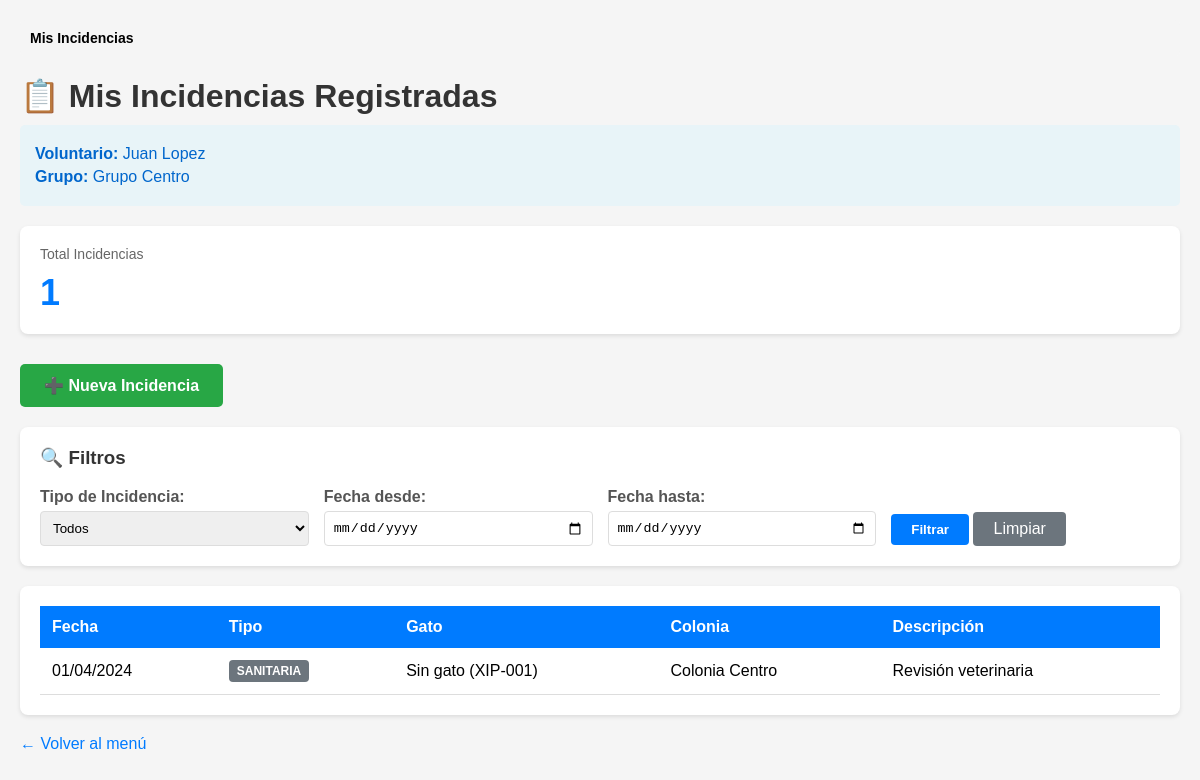
/BD249772780/listar_incidencias.php (signed in), run on an earlier commit of the app's database.
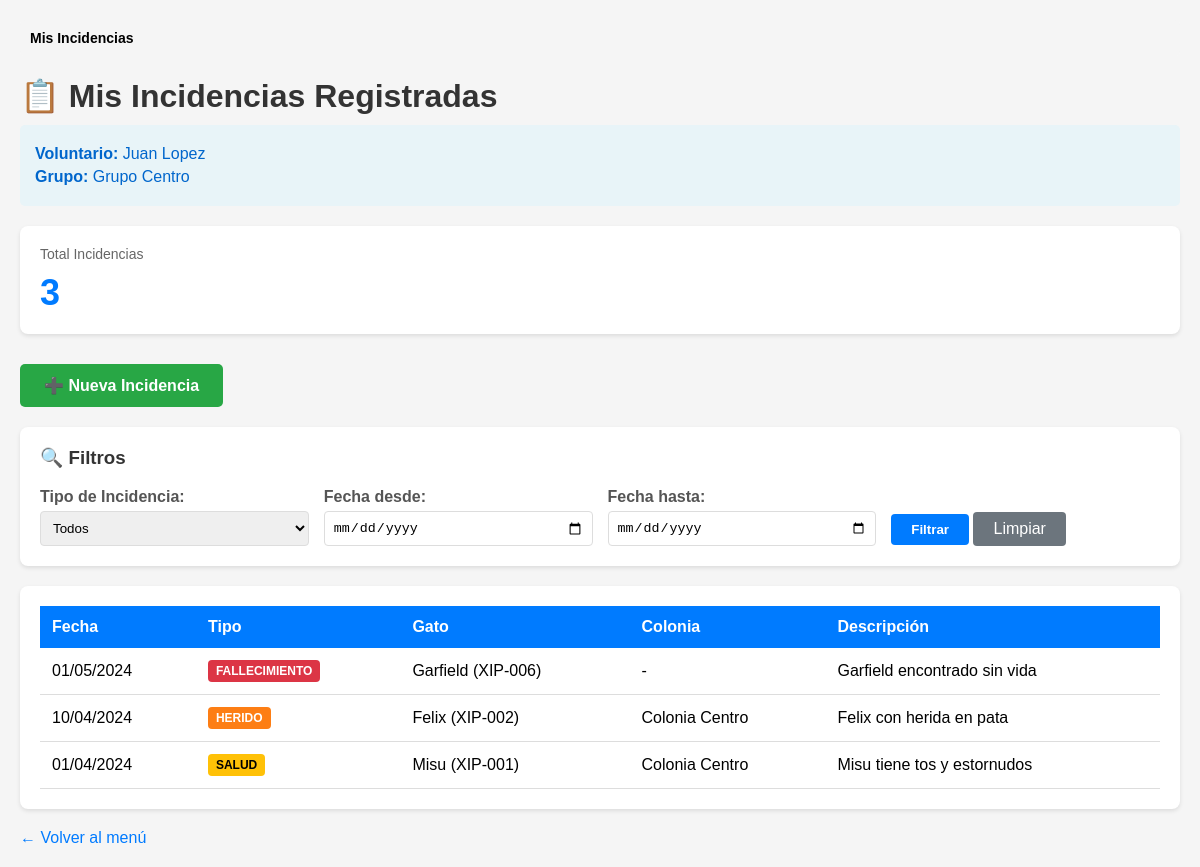
And on a later commit of the database.
### tables this page shows
CREATE TABLE PERSONA(
    idPersona INT PRIMARY KEY AUTO_INCREMENT,
    nombre VARCHAR(200) NOT NULL,
    apellido VARCHAR(200),
    usuario VARCHAR(200),
    contrasena VARCHAR(200),
    email VARCHAR(200),
    telefono VARCHAR(100)
);

CREATE TABLE GRUPO_TRABAJO(
    idGrupoTrabajo INT PRIMARY KEY AUTO_INCREMENT,
    nombre VARCHAR(200) NOT NULL,
    descripcion TEXT,
    idResponsable INT,
    idAyuntamiento INT,
    CONSTRAINT FK_grupotrabajo_ayuntamiento
        FOREIGN KEY (idAyuntamiento) REFERENCES AYUNTAMIENTO(idAyuntamiento)
);

CREATE TABLE INCIDENCIA(
    idIncidencia INT PRIMARY KEY AUTO_INCREMENT,
    fecha DATE NOT NULL,
    descripcion TEXT,
    tipo VARCHAR(200),
    idVoluntario INT NOT NULL,
    idGato INT,
    CONSTRAINT FK_incidencia_voluntario
        FOREIGN KEY (idVoluntario) REFERENCES VOLUNTARIO(idVoluntario),
    CONSTRAINT FK_incidencia_gato
        FOREIGN KEY (idGato) REFERENCES GATO(idGato)
);

CREATE TABLE GATO(
    idGato INT PRIMARY KEY AUTO_INCREMENT,
    numXIP VARCHAR(200),
    nombre VARCHAR(200),
    sexo VARCHAR(50),
    descripcion TEXT,
    foto TEXT,
    idCementerio INT,
    CONSTRAINT FK_gato_cementerio
        FOREIGN KEY (idCementerio) REFERENCES CEMENTERIO(idCementerio)
);

CREATE TABLE COLONIA_FELINA(
    idColonia INT PRIMARY KEY AUTO_INCREMENT,
    nombre VARCHAR(200) NOT NULL,
    descripcion TEXT,
    coordenadas VARCHAR(200) NOT NULL,
    lugarReferencia VARCHAR(200),
    numeroGatos INT DEFAULT 0,
    idGrupoTrabajo INT,
    CONSTRAINT FK_colonia_grupotrabajo
        FOREIGN KEY (idGrupoTrabajo) REFERENCES GRUPO_TRABAJO(idGrupoTrabajo)
);

### BD249772780/listar_incidencias.php (the view, shortened to what this page needs)
<?php
require_once '../header.php';
$con = mysqli_connect("localhost", "root", "", "BD2_Prac2");
$idPersona = $_SESSION['idPersona'];
$sqlVol = "SELECT idVoluntario FROM VOLUNTARIO WHERE idPersona = ?";
$stmtVol = mysqli_prepare($con, $sqlVol);
mysqli_stmt_bind_param($stmtVol, "i", $idPersona);
mysqli_stmt_execute($stmtVol);
$resVol = mysqli_stmt_get_result($stmtVol);
$datosVol = mysqli_fetch_assoc($resVol);
$idVoluntario = $datosVol['idVoluntario'];
$sqlVolInfo = "SELECT p.nombre, p.apellido, g.nombre as nombreGrupo
               FROM VOLUNTARIO v
               INNER JOIN PERSONA p ON v.idPersona = p.idPersona
               LEFT JOIN GRUPO_TRABAJO g ON v.idGrupoTrabajo = g.idGrupoTrabajo
               WHERE v.idVoluntario = ?";
$stmtVolInfo = mysqli_prepare($con, $sqlVolInfo);
mysqli_stmt_bind_param($stmtVolInfo, "i", $idVoluntario);
mysqli_stmt_execute($stmtVolInfo);
$resVolInfo = mysqli_stmt_get_result($stmtVolInfo);
$datosVol = mysqli_fetch_assoc($resVolInfo);
$filtroFechaDesde = $_GET['fechaDesde'] ?? '';
$filtroFechaHasta = $_GET['fechaHasta'] ?? '';
$sql = "SELECT i.idIncidencia, i.fecha, i.descripcion, i.tipo,
               g.nombre as nombreGato, g.numXIP, g.sexo,
               h.idColonia, c.nombre as nombreColonia
        FROM INCIDENCIA i
        LEFT JOIN GATO g ON i.idGato = g.idGato
        LEFT JOIN HISTORIAL h ON g.idGato = h.idGato AND h.fechaIda IS NULL
        LEFT JOIN COLONIA_FELINA c ON h.idColonia = c.idColonia
        WHERE i.idVoluntario = ?";
$params = [$idVoluntario];
$types = "i";
$sql .= " ORDER BY i.fecha DESC";
$stmt = mysqli_prepare($con, $sql);
mysqli_stmt_bind_param($stmt, $types, ...$params);
mysqli_stmt_execute($stmt);
$resultado = mysqli_stmt_get_result($stmt);
$sqlCount = "SELECT COUNT(*) as total FROM INCIDENCIA WHERE idVoluntario = ?";
$stmtCount = mysqli_prepare($con, $sqlCount);
mysqli_stmt_bind_param($stmtCount, "i", $idVoluntario);
mysqli_stmt_execute($stmtCount);
$resCount = mysqli_stmt_get_result($stmtCount);
$totalIncidencias = mysqli_fetch_assoc($resCount)['total'];
?>
<!DOCTYPE html>
<html lang="es">
<head>
</head>
<body>
    <?php displayBreadcrumbs(); ?>
    <div class="container">
        <h1>📋 Mis Incidencias Registradas</h1>
        <div class="info-voluntario">
            <p><strong>Voluntario:</strong> <?php echo htmlspecialchars($datosVol['nombre'] . ' ' . $datosVol['apellido']); ?></p>
            <?php if ($datosVol['nombreGrupo']): ?>
                <p><strong>Grupo:</strong> <?php echo htmlspecialchars($datosVol['nombreGrupo']); ?></p>
            <?php endif; ?>
        </div>
        <div class="kpi-container">
            <div class="kpi-card">
                <h3>Total Incidencias</h3>
                <p class="value"><?php echo $totalIncidencias; ?></p>
            </div>
        </div>
        <a href="listar_gatos.php?modo=incidencia" class="btn-nueva">➕ Nueva Incidencia</a>
        <div class="filtros-container">
            <h3>🔍 Filtros</h3>
            <form method="GET" action="">
                <div class="filtro-grupo">
                    <div class="filtro-item">
                        <label for="tipo">Tipo de Incidencia:</label>
                        <select name="tipo" id="tipo">
                            <option value="">Todos</option>
                        </select>
                    </div>
                    <div class="filtro-item">
                        <label for="fechaDesde">Fecha desde:</label>
                        <input type="date" name="fechaDesde" id="fechaDesde" value="<?php echo htmlspecialchars($filtroFechaDesde); ?>">
                    </div>
                    <div class="filtro-item">
                        <label for="fechaHasta">Fecha hasta:</label>
                        <input type="date" name="fechaHasta" id="fechaHasta" value="<?php echo htmlspecialchars($filtroFechaHasta); ?>">
                    </div>
                    <div class="filtro-item">
                        <button type="submit" class="btn-filtrar">Filtrar</button>
                        <a href="?" class="btn-limpiar">Limpiar</a>
                    </div>
                </div>
            </form>
        </div>
        <div class="tabla-container">
            <?php if (mysqli_num_rows($resultado) > 0): ?>
                <table>
                    <thead>
                        <tr>
                            <th>Fecha</th>
                            <th>Tipo</th>
                            <th>Gato</th>
                            <th>Colonia</th>
                            <th>Descripción</th>
                        </tr>
                    </thead>
                    <tbody>
                        <?php while ($row = mysqli_fetch_assoc($resultado)): ?>
                            <tr>
                                <td><?php echo date('d/m/Y', strtotime($row['fecha'])); ?></td>
                                <td>
                                    <?php
                                    $badgeClass = 'badge-otro';
                                    switch($row['tipo']) {
                                        case 'salud': $badgeClass = 'badge-salud'; break;
                                        case 'herido': $badgeClass = 'badge-herido'; break;
                                        case 'fallecimiento': $badgeClass = 'badge-fallecimiento'; break;
                                    }
                                    ?>
                                    <span class="badge <?php echo $badgeClass; ?>">
                                        <?php echo strtoupper($row['tipo']); ?>
                                    </span>
                                </td>
                                <td>
                                    <?php
                                    echo htmlspecialchars($row['nombreGato'] ?? 'Sin gato');
                                    if ($row['numXIP']) {
                                        echo ' (' . htmlspecialchars($row['numXIP']) . ')';
                                    }
                                    ?>
                                </td>
                                <td><?php echo htmlspecialchars($row['nombreColonia'] ?? '-'); ?></td>
                                <td><?php echo htmlspecialchars($row['descripcion']); ?></td>
                            </tr>
                        <?php endwhile; ?>
                    </tbody>
                </table>
            <?php else: ?>
                <div class="no-resultados">
                    <p>📭 No se encontraron incidencias con los filtros aplicados.</p>
                </div>
            <?php endif; ?>
        </div>
        <a href="../menu.php" class="btn-volver">← Volver al menú</a>
    </div>
</body>
</html>

### header.php (shortened to what this page needs)
<?php
function displayBreadcrumbs() {
    echo '<nav style="background-color: #f5f5f5; padding: 10px; margin-bottom: 20px; border-radius: 5px;">';
    echo '<div style="font-size: 14px;">';
    $total = count($_SESSION['breadcrumbs']);
    foreach ($_SESSION['breadcrumbs'] as $index => $crumb) {
        if ($index < $total - 1) {
            $url = $crumb['url'];
            $separator = (strpos($url, '?') !== false) ? '&' : '?';
            $url .= $separator . 'breadcrumb_index=' . ($index + 1);
            echo '<a href="' . htmlspecialchars($url) . '" style="color: #0066cc; text-decoration: none;">';
            echo htmlspecialchars($crumb['titulo']);
            echo '</a>';
            echo ' <span style="color: #666;"> / </span> ';
        } else {
            echo '<strong>' . htmlspecialchars($crumb['titulo']) . '</strong>';
        }
    }
    echo '</div>';
    echo '</nav>';
}
?>

### BD249772780/listar_incidencias.php (style rules this page uses)
body { font-family: Arial, sans-serif; margin: 0; padding: 20px; background-color: #f5f5f5; }
.container { max-width: 1200px; margin: 0 auto; }
h1 { color: #333; margin-bottom: 10px; }
.info-voluntario { background-color: #e8f4f8; padding: 15px; border-radius: 5px; margin-bottom: 20px; }
.info-voluntario p { margin: 5px 0; color: #0066cc; }
.kpi-container { display: flex; gap: 20px; margin-bottom: 30px; flex-wrap: wrap; }
.kpi-card { background-color: white; padding: 20px; border-radius: 8px; box-shadow: 0 2px 4px rgba(0,0,0,0.1); flex: 1; min-width: 200px; }
.kpi-card h3 { margin: 0 0 10px 0; color: #666; font-size: 14px; font-weight: normal; }
.kpi-card .value { font-size: 36px; font-weight: bold; color: #007bff; margin: 0; }
.btn-nueva { display: inline-block; background-color: #28a745; color: white; padding: 12px 24px; text-decoration: none; border-radius: 5px; font-weight: bold; margin-bottom: 20px; }
.filtros-container { background-color: white; padding: 20px; border-radius: 8px; box-shadow: 0 2px 4px rgba(0,0,0,0.1); margin-bottom: 20px; }
.filtros-container h3 { margin-top: 0; color: #333; }
.filtro-grupo { display: flex; gap: 15px; flex-wrap: wrap; align-items: flex-end; }
.filtro-item { flex: 1; min-width: 150px; }
.filtro-item label { display: block; margin-bottom: 5px; color: #555; font-weight: bold; }
.filtro-item select, .filtro-item input { width: 100%; padding: 8px; border: 1px solid #ddd; border-radius: 4px; box-sizing: border-box; }
.btn-filtrar { padding: 8px 20px; background-color: #007bff; color: white; border: none; border-radius: 4px; cursor: pointer; font-weight: bold; }
.btn-limpiar { padding: 8px 20px; background-color: #6c757d; color: white; border: none; border-radius: 4px; cursor: pointer; text-decoration: none; display: inline-block; }
.tabla-container { background-color: white; padding: 20px; border-radius: 8px; box-shadow: 0 2px 4px rgba(0,0,0,0.1); overflow-x: auto; }
table { width: 100%; border-collapse: collapse; }
th { background-color: #007bff; color: white; padding: 12px; text-align: left; font-weight: bold; }
td { padding: 12px; border-bottom: 1px solid #ddd; }
.badge { display: inline-block; padding: 4px 8px; border-radius: 4px; font-size: 12px; font-weight: bold; }
.badge-salud { background-color: #ffc107; color: #000; }
.badge-herido { background-color: #fd7e14; color: white; }
.badge-fallecimiento { background-color: #dc3545; color: white; }
.btn-volver { display: inline-block; margin-top: 20px; color: #007bff; text-decoration: none; }
.badge-otro { background-color: #6c757d; color: white; }

What changed in the data, as far as the page shows it:
added incidencia: fecha "01/05/2024", tipo "FALLECIMIENTO", idGato.nombre "Garfield", idGato.numXIP "XIP-006", nombreColonia "-", descripcion "Garfield encontrado sin vida"
now on this page (row edited): incidencia: fecha "10/04/2024", tipo "HERIDO", idGato.nombre "Felix", idGato.numXIP "XIP-002", colonia_felina.nombre "Colonia Centro", descripcion "Felix con herida en pata"
changed incidencia "XIP-001": tipo "SANITARIA" → "SALUD"; idGato.nombre "Sin gato" → "Misu"; descripcion "Revisión veterinaria" → "Misu tiene tos y estornudos"
Also different on the page:
$totalIncidencias: "1" → "3"
